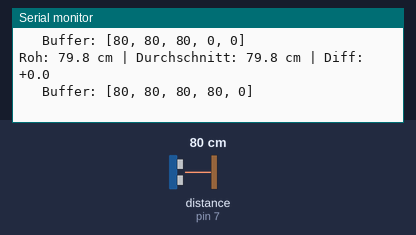
The sketch below on a simulated Arduino Uno, built with avr-gcc and run on an emulated ATmega328P. On the bench: the last lines printed to the serial monitor. Wiring (from diagram.json): ultrasonic range finder: trigger pin 6; echo pin 7. Inputs (shaded band) come from the test bench; at power-on: distance to the obstacle (sensor on pin 7) 80 cm. The echo pulse lasts 58.3 µs per cm.

Above: at 1.2 s.
1.3 s: distance to the obstacle (sensor on pin 7) set to 2 cm
At 1.65 s:
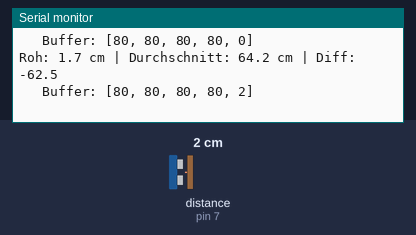
4.3 s: distance to the obstacle (sensor on pin 7) set to 120 cm
At 4.48 s:
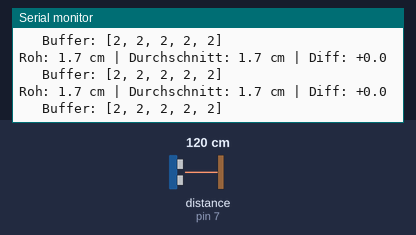
Timing chart, 0 to 7.3 s (numbered marks = the images above; inputs shaded):
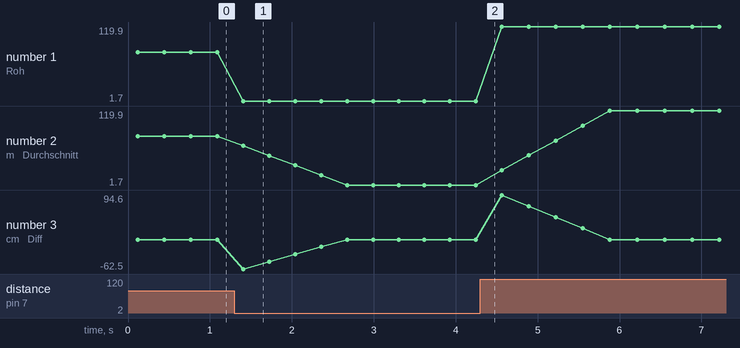

Measured:
- after the input at 1.3 s, the serial monitor: prints a new line after 0.11 s (image 1)
- plotted number 1: 79.8 → 1.7 after the input at 1.3 s, 1.7 → 119.9 after the input at 4.3 s
- plotted number 2: 79.8 → 1.7 after the input at 1.3 s, 1.7 → 119.9 after the input at 4.3 s

The sketch:

challenge4_durchschnitt.ino
```cpp
// Challenge 4: Glaettung durch Durchschnittsberechnung
// Speichert die letzten 5 Messungen und bildet Durchschnitt
// Reduziert Messrauschen fuer stabilere Werte

#define TRIGGER_PIN 6
#define ECHO_PIN 7

// Anzahl der Messungen fuer Durchschnitt
const int NUM_READINGS = 5;

// Array fuer die letzten Messungen
float readings[NUM_READINGS];
int readIndex = 0;        // Aktueller Index im Array
float total = 0;          // Summe aller Werte
float average = 0;        // Berechneter Durchschnitt
bool bufferFilled = false; // Wurde Buffer mindestens einmal gefuellt?

void setup() {
    Serial.begin(9600);

    pinMode(TRIGGER_PIN, OUTPUT);
    pinMode(ECHO_PIN, INPUT);

    // Array initialisieren
    for (int i = 0; i < NUM_READINGS; i++) {
        readings[i] = 0;
    }

    Serial.println("Ultraschall mit Durchschnittsberechnung");
    Serial.println("Mittelt die letzten 5 Messungen");
    Serial.println("----------------------------------------");
}

float measureDistance() {
    // Trigger-Signal senden
    digitalWrite(TRIGGER_PIN, LOW);
    delayMicroseconds(2);
    digitalWrite(TRIGGER_PIN, HIGH);
    delayMicroseconds(10);
    digitalWrite(TRIGGER_PIN, LOW);

    // Echo messen
    long duration = pulseIn(ECHO_PIN, HIGH, 30000);

    if (duration == 0) {
        return -1;
    }

    return (duration / 2.0) / 29.1;
}

float updateAverage(float newReading) {
    // Nur gueltige Messungen verarbeiten
    if (newReading < 0) {
        return average;  // Bei Fehler alten Durchschnitt behalten
    }

    // Alten Wert von Summe abziehen
    total = total - readings[readIndex];

    // Neuen Wert speichern und zur Summe addieren
    readings[readIndex] = newReading;
    total = total + newReading;

    // Index weiterschalten (Ringpuffer)
    readIndex = (readIndex + 1) % NUM_READINGS;

    // Pruefen ob Buffer einmal gefuellt wurde
    if (readIndex == 0) {
        bufferFilled = true;
    }

    // Durchschnitt berechnen
    if (bufferFilled) {
        average = total / NUM_READINGS;
    } else {
        // Waehrend Fuellphase: nur durch aktuelle Anzahl teilen
        average = total / (readIndex > 0 ? readIndex : 1);
    }

    return average;
}

void loop() {
    float rawDistance = measureDistance();

    // Durchschnitt aktualisieren
    float smoothedDistance = updateAverage(rawDistance);

    // Ausgabe
    Serial.print("Roh: ");
    if (rawDistance > 0) {
        Serial.print(rawDistance, 1);
        Serial.print(" cm");
    } else {
        Serial.print("Fehler");
    }

    Serial.print(" | Durchschnitt: ");
    Serial.print(smoothedDistance, 1);
    Serial.print(" cm");

    // Differenz anzeigen (zeigt wie stark Glaettung wirkt)
    if (rawDistance > 0) {
        float diff = rawDistance - smoothedDistance;
        Serial.print(" | Diff: ");
        if (diff >= 0) Serial.print("+");
        Serial.print(diff, 1);
    }

    Serial.println();

    // Debug: Buffer-Inhalt anzeigen (optional)
    Serial.print("   Buffer: [");
    for (int i = 0; i < NUM_READINGS; i++) {
        Serial.print(readings[i], 0);
        if (i < NUM_READINGS - 1) Serial.print(", ");
    }
    Serial.println("]");

    delay(300);
}
```
